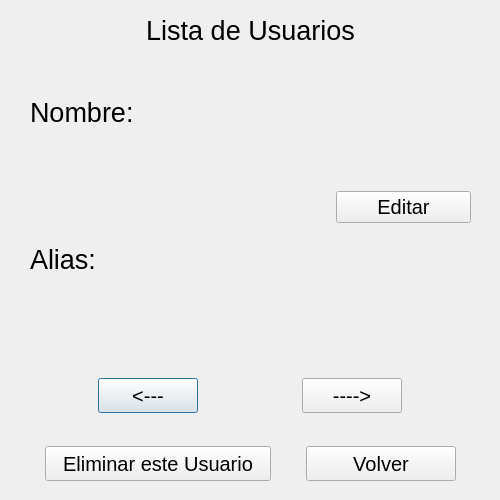
<?xml version="1.0" encoding="UTF-8"?>
<ui version="4.0">
 <class>ventanaListaUsuario</class>
 <widget class="QDialog" name="ventanaListaUsuario">
  <property name="geometry">
   <rect>
    <x>0</x>
    <y>0</y>
    <width>500</width>
    <height>500</height>
   </rect>
  </property>
  <property name="minimumSize">
   <size>
    <width>500</width>
    <height>500</height>
   </size>
  </property>
  <property name="maximumSize">
   <size>
    <width>500</width>
    <height>500</height>
   </size>
  </property>
  <property name="windowTitle">
   <string>Lista de Usuarios</string>
  </property>
  <widget class="QLabel" name="label">
   <property name="geometry">
    <rect>
     <x>0</x>
     <y>0</y>
     <width>501</width>
     <height>61</height>
    </rect>
   </property>
   <property name="font">
    <font>
     <pointsize>20</pointsize>
    </font>
   </property>
   <property name="text">
    <string>Lista de Usuarios</string>
   </property>
   <property name="alignment">
    <set>Qt::AlignmentFlag::AlignCenter</set>
   </property>
  </widget>
  <widget class="QWidget" name="horizontalLayoutWidget">
   <property name="geometry">
    <rect>
     <x>0</x>
     <y>360</y>
     <width>501</width>
     <height>71</height>
    </rect>
   </property>
   <layout class="QHBoxLayout" name="horizontalLayout">
    <item>
     <widget class="QPushButton" name="botonListaUsuariosAtras">
      <property name="minimumSize">
       <size>
        <width>100</width>
        <height>35</height>
       </size>
      </property>
      <property name="maximumSize">
       <size>
        <width>100</width>
        <height>35</height>
       </size>
      </property>
      <property name="font">
       <font>
        <pointsize>15</pointsize>
       </font>
      </property>
      <property name="text">
       <string>&lt;---</string>
      </property>
     </widget>
    </item>
    <item>
     <widget class="QPushButton" name="botonListaUsuariosAdelante">
      <property name="minimumSize">
       <size>
        <width>100</width>
        <height>35</height>
       </size>
      </property>
      <property name="maximumSize">
       <size>
        <width>100</width>
        <height>35</height>
       </size>
      </property>
      <property name="font">
       <font>
        <pointsize>15</pointsize>
       </font>
      </property>
      <property name="text">
       <string>----&gt;</string>
      </property>
     </widget>
    </item>
   </layout>
  </widget>
  <widget class="QWidget" name="formLayoutWidget">
   <property name="geometry">
    <rect>
     <x>0</x>
     <y>60</y>
     <width>501</width>
     <height>301</height>
    </rect>
   </property>
   <layout class="QFormLayout" name="formLayout">
    <property name="leftMargin">
     <number>30</number>
    </property>
    <property name="topMargin">
     <number>30</number>
    </property>
    <property name="rightMargin">
     <number>30</number>
    </property>
    <property name="bottomMargin">
     <number>30</number>
    </property>
    <item row="0" column="0">
     <widget class="QLabel" name="label_2">
      <property name="font">
       <font>
        <pointsize>20</pointsize>
       </font>
      </property>
      <property name="text">
       <string>Nombre:</string>
      </property>
     </widget>
    </item>
    <item row="1" column="0">
     <widget class="QLabel" name="labelNombreLista">
      <property name="minimumSize">
       <size>
        <width>300</width>
        <height>0</height>
       </size>
      </property>
      <property name="maximumSize">
       <size>
        <width>35</width>
        <height>16777215</height>
       </size>
      </property>
      <property name="font">
       <font>
        <pointsize>15</pointsize>
       </font>
      </property>
      <property name="text">
       <string/>
      </property>
     </widget>
    </item>
    <item row="3" column="0">
     <widget class="QLabel" name="label_4">
      <property name="font">
       <font>
        <pointsize>20</pointsize>
       </font>
      </property>
      <property name="text">
       <string>Alias:</string>
      </property>
     </widget>
    </item>
    <item row="4" column="0">
     <widget class="QLabel" name="labelAliasLista">
      <property name="minimumSize">
       <size>
        <width>300</width>
        <height>0</height>
       </size>
      </property>
      <property name="text">
       <string/>
      </property>
     </widget>
    </item>
    <item row="2" column="0">
     <spacer name="verticalSpacer">
      <property name="orientation">
       <enum>Qt::Orientation::Vertical</enum>
      </property>
      <property name="sizeHint" stdset="0">
       <size>
        <width>20</width>
        <height>40</height>
       </size>
      </property>
     </spacer>
    </item>
    <item row="2" column="1">
     <widget class="QPushButton" name="botonEditarUsuario">
      <property name="font">
       <font>
        <pointsize>15</pointsize>
       </font>
      </property>
      <property name="text">
       <string>Editar</string>
      </property>
     </widget>
    </item>
   </layout>
  </widget>
  <widget class="QWidget" name="horizontalLayoutWidget_2">
   <property name="geometry">
    <rect>
     <x>-5</x>
     <y>428</y>
     <width>511</width>
     <height>71</height>
    </rect>
   </property>
   <layout class="QHBoxLayout" name="horizontalLayout_2">
    <property name="spacing">
     <number>35</number>
    </property>
    <property name="leftMargin">
     <number>50</number>
    </property>
    <property name="topMargin">
     <number>0</number>
    </property>
    <property name="rightMargin">
     <number>50</number>
    </property>
    <item>
     <widget class="QPushButton" name="botonEliminarUsuario">
      <property name="minimumSize">
       <size>
        <width>0</width>
        <height>35</height>
       </size>
      </property>
      <property name="maximumSize">
       <size>
        <width>16777215</width>
        <height>35</height>
       </size>
      </property>
      <property name="font">
       <font>
        <pointsize>15</pointsize>
       </font>
      </property>
      <property name="text">
       <string>Eliminar este Usuario</string>
      </property>
     </widget>
    </item>
    <item>
     <widget class="QPushButton" name="botonVolverGestion">
      <property name="minimumSize">
       <size>
        <width>150</width>
        <height>35</height>
       </size>
      </property>
      <property name="maximumSize">
       <size>
        <width>150</width>
        <height>35</height>
       </size>
      </property>
      <property name="font">
       <font>
        <pointsize>15</pointsize>
       </font>
      </property>
      <property name="cursor">
       <cursorShape>CrossCursor</cursorShape>
      </property>
      <property name="layoutDirection">
       <enum>Qt::LayoutDirection::LeftToRight</enum>
      </property>
      <property name="text">
       <string>Volver</string>
      </property>
     </widget>
    </item>
   </layout>
  </widget>
 </widget>
 <resources/>
 <connections/>
</ui>
